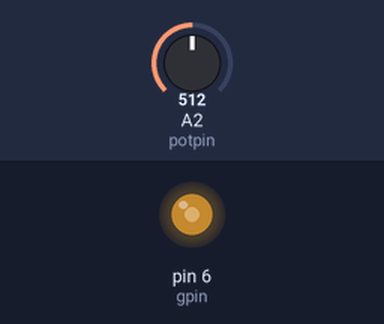
This sketch was run on a simulated Arduino Uno, built with avr-gcc and run on an emulated ATmega328P. Parts: output pins drawn as LEDs (lit = HIGH). Inputs (shaded band) come from the test bench; at power-on: A2 (potpin) = 512.

Above: at 1.2 s.
1.3 s: A2 (potpin) set to 716
At 2.0 s:
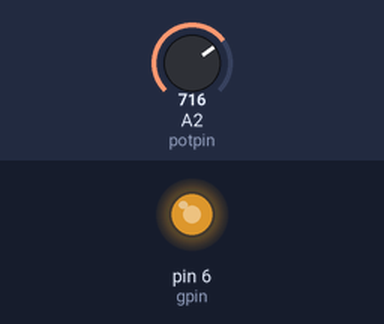
2.8 s: A2 (potpin) set to 900
At 3.2 s:
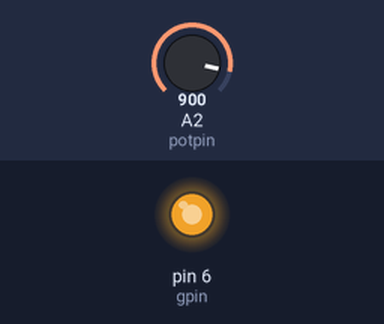
4.3 s: A2 (potpin) set to 122
At 5.5 s:
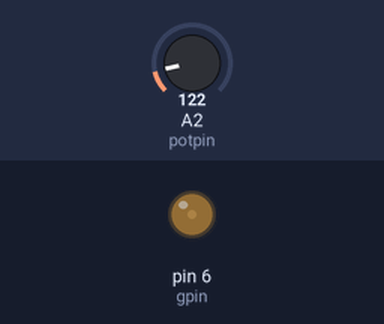
5.8 s: A2 (potpin) set to 0
At 6.6 s:
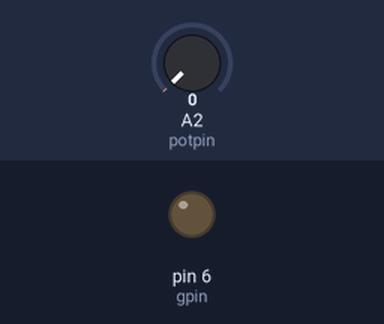
7.3 s: A2 (potpin) set to 511
At 7.8 s:
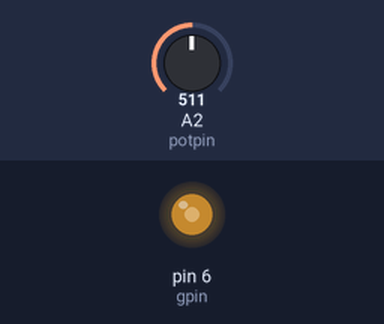
Timing chart, 0 to 9.8 s (numbered marks = the images above; inputs shaded):
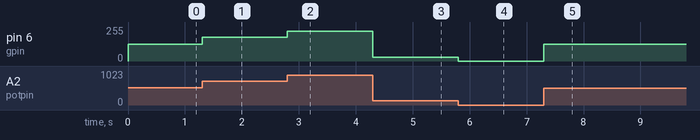

Measured:
- after the input at 1.3 s, pin 6 (gpin): 127/255 → 178/255 at once
- after the input at 2.8 s, pin 6 (gpin): 178/255 → 224/255 at once
- after the input at 4.3 s, pin 6 (gpin): 224/255 → 30/255 at once
- after the input at 5.8 s, pin 6 (gpin): 30/255 → 0/255 at once
- after the input at 7.3 s, pin 6 (gpin): 0/255 → 127/255 at once

The sketch:

dimmableLED.ino
```cpp
int potpin=A2;
int gpin=6;
int potvalue;
float LEDval;

void setup() {
  pinMode(potpin, INPUT);
  pinMode(gpin,OUTPUT);
  Serial.begin(9600);
}

void loop() {
  potvalue=analogRead(potpin);
  LEDval=(255./1023.)*potvalue;
  analogWrite(gpin,LEDval);


}
```
